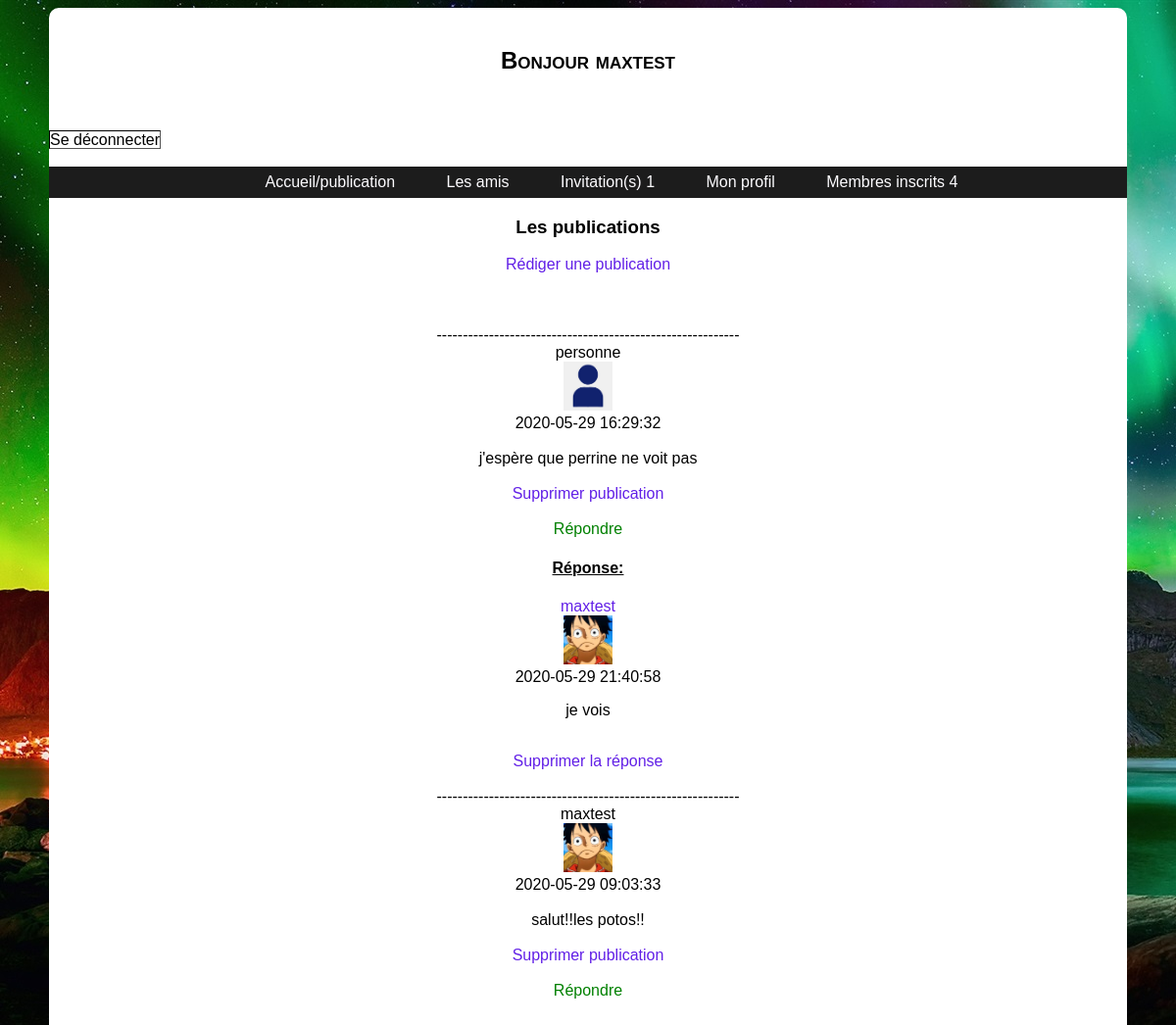
Screenshot of /menu_membre/publication.php (signed in) with the database file from the repository.
### tables this page shows
CREATE TABLE IF NOT EXISTS `utilisateurs` (
  `id` int(10) NOT NULL AUTO_INCREMENT,
  `pseudo` varchar(100) NOT NULL,
  `password` varchar(100) NOT NULL,
  `email` varchar(100) NOT NULL,
  `sexe` varchar(6) NOT NULL,
  `description` text NOT NULL,
  `image` varchar(200) NOT NULL,
  PRIMARY KEY (`id`)
);

CREATE TABLE IF NOT EXISTS `amis` (
  `id_invitation` int(11) NOT NULL AUTO_INCREMENT,
  `pseudo_exp` varchar(100) NOT NULL,
  `pseudo_dest` varchar(100) NOT NULL,
  `date_invitation` datetime NOT NULL,
  `date_confirmation` datetime NOT NULL,
  `active` tinyint(1) NOT NULL,
  PRIMARY KEY (`id_invitation`)
);

CREATE TABLE IF NOT EXISTS `publication` (
  `id_publication` int(11) NOT NULL AUTO_INCREMENT,
  `publication` varchar(1000) NOT NULL,
  `date_publication` datetime NOT NULL,
  `pseudo_publi` varchar(100) NOT NULL,
  `image_publi` varchar(100) NOT NULL,
  `reponse` varchar(1000) NOT NULL,
  `date_reponse` datetime NOT NULL,
  `pseudo_rep` varchar(100) NOT NULL,
  PRIMARY KEY (`id_publication`)
);

CREATE TABLE IF NOT EXISTS `reponse` (
  `id_reponse` int(11) NOT NULL AUTO_INCREMENT,
  `pseudo_rep` varchar(100) NOT NULL,
  `reponse` varchar(1000) NOT NULL,
  `date_reponse` datetime NOT NULL,
  `image_rep` varchar(100) NOT NULL,
  `id_publi` int(11) NOT NULL,
  PRIMARY KEY (`id_reponse`)
);

### Outils/fonction-membre.php (called while the page is built)
<?php
function infos_membre(){
	$tab = array('id' => $_SESSION['id']);
	$sql = " SELECT * FROM utilisateurs WHERE id = :id";
	$res = $GLOBALS["bd"]->prepare($sql);
	$res->execute($tab) or die(print_r($res->errorInfo()));
	$lesEnreg= $res->fetchall();
	return $lesEnreg;
}
function nombre_membre(){
	$tab = array('id' => $_SESSION['id']);
	$sql = " SELECT COUNT(:id) FROM utilisateurs ";
	$res = $GLOBALS["bd"]->prepare($sql);
	$res->execute($tab) or die(print_r($res->errorInfo()));
	$lesEnreg= $res->fetchall();
	return $lesEnreg;
}
function nb_invitation(){
	$tab = array('id' => $_SESSION['id']);
	$sql = " SELECT * FROM utilisateurs WHERE id = :id";
	$res = $GLOBALS["bd"]->prepare($sql);
	$res->execute($tab) or die(print_r($res->errorInfo()));
	$info_pseudo= $res->fetchall();
	$pseudoUn= $info_pseudo[0]['pseudo'];
	$tab = array('pseudoDest' => $pseudoUn );
	$sql = " SELECT pseudo_exp,date_invitation,active,image
	FROM amis
	INNER JOIN utilisateurs ON utilisateurs.pseudo = amis.pseudo_exp
	WHERE pseudo_dest= :pseudoDest
	ORDER BY date_invitation DESC";
	$res = $GLOBALS["bd"]->prepare($sql);
	$res->execute($tab) or die(print_r($res->errorInfo()));
	$lesEnreg= $res->fetchall();
		$i = (count($lesEnreg));
		 return $i;
}
?>

### Outils/fonctionVerifVoirPubli.php (called while the page is built)
<?php
function verif_publi(){
		$tab = array('id' => $_SESSION['id']);
	$sql = " SELECT * FROM utilisateurs WHERE id = :id";
	$res = $GLOBALS["bd"]->prepare($sql);
	$res->execute($tab) or die(print_r($res->errorInfo()));
	$info_pseudo= $res->fetchall();
	$pseudoUn= $info_pseudo[0]['pseudo'];
		$tab = array('pseudoExp' => $pseudoUn);
		$sql = " SELECT pseudo_exp,pseudo_dest FROM amis  WHERE active=1 AND (pseudo_exp = :pseudoExp OR pseudo_dest = :pseudoExp)";
		$res = $GLOBALS["bd"]->prepare($sql);
		$res->execute($tab) or die(print_r($res->errorInfo()));
		$lesEnreg= $res->fetchall();
		return $lesEnreg;
}
function nomSession(){
		$tab = array('id' => $_SESSION['id']);
	$sql = " SELECT * FROM utilisateurs WHERE id = :id";
	$res = $GLOBALS["bd"]->prepare($sql);
	$res->execute($tab) or die(print_r($res->errorInfo()));
	$info_pseudo= $res->fetchall();
	$pseudoUn= $info_pseudo[0]['pseudo'];
	return $pseudoUn;
}
?>

### Outils/fonctionRecupPubli.php (called while the page is built)
<?php
function recup_publication(){
	$tab = array( );
	$sql = " SELECT id_publication,publication,date_publication,pseudo_publi,image_publi
	FROM publication
	ORDER BY date_publication DESC";
	$res = $GLOBALS["bd"]->prepare($sql);
	$res->execute($tab) or die(print_r($res->errorInfo()));
	$lesEnreg= $res->fetchall();
		return $lesEnreg;
}
?>

### Outils/fonctionRecupRep.php (called while the page is built)
<?php
function recup_rep($id){
	$tab = array( 'id'=> $id);
	$sql = " SELECT *
	FROM reponse
	WHERE id_publi= :id
	ORDER BY date_reponse DESC";
	$res = $GLOBALS["bd"]->prepare($sql);
	$res->execute($tab) or die(print_r($res->errorInfo()));
	$lesEnreg= $res->fetchall();
		return $lesEnreg;
}
?>

### menu_membre/publication.php (the view, shortened to what this page needs)
<?php
include("../Outils/Menu.php");
?>
	<h3>Les publications </h3>
	<a href='ecrire.php'>Rédiger une publication</a>
	<?php
			include("../Outils/fonctionRecupPubli.php");
			include("../Outils/fonctionVerifVoirPubli.php");
			include("../Outils/fonctionRecupRep.php");
			$lesEnreg =recup_publication();
			$listeAutoris=verif_publi();
			$nomSession=nomSession();
			foreach($lesEnreg as $publication){
				foreach($listeAutoris as $mesAmis){
					if($mesAmis['pseudo_exp'] == $nomSession){
						$pseudoDeMonAmi = $mesAmis['pseudo_dest'];
					}else{
						$pseudoDeMonAmi = $mesAmis['pseudo_exp'];
					}
					if($publication['pseudo_publi'] == $pseudoDeMonAmi or $publication['pseudo_publi'] == $nomSession){
						echo '<br>';
						echo '----------------------------------------------------------';
						echo '<div class=\'publi\'>';
						echo $publication['pseudo_publi'];
						echo '<br>';
						echo '<img src="../image/'.$publication['image_publi'].'" height="50" width="50" alt="photo-profil">';
						echo '<br>';
						echo $publication['date_publication'];
						echo '<br>';
						echo '<br>';
						echo $publication['publication'];
						echo '</div>';
						echo'<br>';
						echo '<a href="./supprimer.php?page=profile&id='.$publication['id_publication'].'">Supprimer publication</a>';
						echo '<br>';
						echo '<br>';
						echo '<a class="success"href="./repondre.php?page=profile&id='.$publication['id_publication'].'">Répondre</a>';
						echo '<br>';
						$lesEnreg=recup_rep($publication['id_publication']);
						$i = (count($lesEnreg)-1);
						if ($i == -1){
					}
							else{
								echo "<h4><u>Réponse:</u></h4>";
								while ($i >=0) {
								echo "<div class='rep'>";
								echo "<a href='./profilDesAutres.php?page=profile&pseudo=".$lesEnreg[$i]['pseudo_rep']."'>".$lesEnreg[$i]['pseudo_rep']." </a>";
								echo "<br>";
								echo '<img src="../image/'.$lesEnreg[$i]['image_rep'].'" height="50" width="50" alt="photo-profil">';
								echo "<br>";
								echo $lesEnreg[$i]['date_reponse'];
								echo "<br>";
								echo "<p>".$lesEnreg[$i]['reponse']."</p>";
								echo "<br>";
								echo '<a href="./supprimerRep.php?page=profile&id='.$publication['id_publication'].'">Supprimer la réponse</a>';
								echo "</div>";
								$i --;
								}
							}
					}
					break;
				}
			}
			?>
<br>
<br>
	</div>
	</body>
	</html>

### Outils/Menu.php (shortened to what this page needs)
<!DOCTYPE html>
<html>
		<head>
			<link rel="stylesheet" href="../Outils/style.css" />
		</head>
		<body >
		<div id="squelette">
		<br>
		<?php
		include ("../Outils/fonction-membre.php");
		$lesEnreg= infos_membre();
		echo '<p class="Bonjour">Bonjour '.$lesEnreg[0]['pseudo'].'</p>'
		?>
		<div id ='déconnection'>
		<a class='déconnection' href="../Outils/deconnection.php"> Se déconnecter </a><br>
		</div>
		<br>
		<div class="inner">
					<nav id="menu">
						<a class='Menu' href="./publication.php">Accueil/publication </a>
						<a class='Menu'href="./amie.php">Les amis</a>
						<a class='Menu'href="./invitation.php">Invitation(s) <?php $nb_invit=nb_invitation(); echo $nb_invit;?></a>
						<a class='Menu'href="./membre.php">Mon profil</a>
						<a class='Menu'href="./listeMembre.php">Membres inscrits <?php $nb= nombre_membre(); echo $nb[0][0]; ?></a>
					</nav>
			</div>

### Outils/style.css (style rules this page uses)
body { background-color:#908F92; font-family:arial; background-image:url(../image/Aurore.jpg); }
#squelette { background-color:#FFF; width:1100px; margin:auto; text-align:center; border-radius:10px; -webkit-border-radius:10px; -moz-border-radius:10px; }
#déconnection { text-align:left; }
.inner { display:flex; }
.success { color:green; border-radius:5px; -webkit-border-radius:5px; -moz-border-radius:5px; margin:auto; }
.Bonjour { font: small-caps bold 1.5em/1 sans-serif; }
.inner { display:grid; background:#1c1c1c; color: #d5d5d5; height: 2em; width: auto; opacity: 1; }
a { text-decoration:none; color:#6220E7; margin-left:auto }
#menu { margin:auto; }
.Menu { text-decoration: none; color: #FDFCFF; margin-left:3em; }
.déconnection { color:Black; border-width:1px; border-style:inset; border-color:black; }

### rows the page displays
utilisateurs: pseudo "maxtest", pseudo "1"
publication: pseudo_publi "personne", date_publication "2020-05-29 16:29:32", publication "j'espère que perrine ne voit pas"
amis: publication.image_publi (picture)
reponse: pseudo_rep "maxtest", image_rep (picture), date_reponse "2020-05-29 21:40:58", reponse "je vois"
publication: pseudo_publi "maxtest", date_publication "2020-05-29 09:03:33", publication "salut!!les potos!!"

### other values shown
$nb[0][0] "4"
